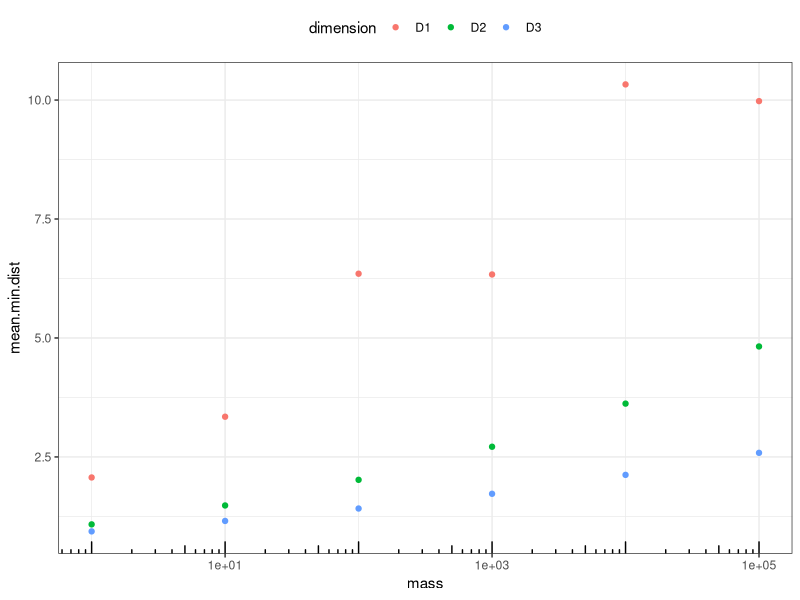
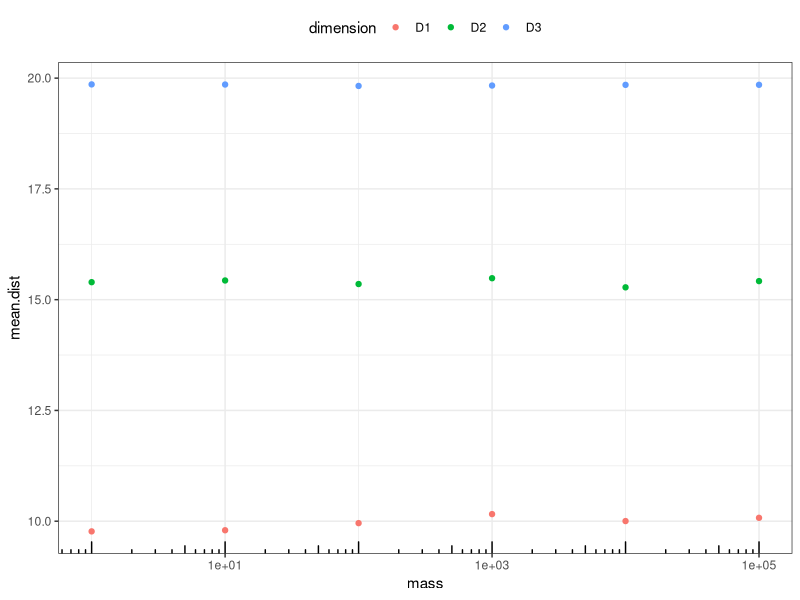

These figures' R source, in order:
require(parallel)
require(ggplot2)

S <- 30 # side dimension
Nmb <- 1000 # number of Mb in cell
Nb <- 100
masses <- c(1, 10, 100, 1000, 10000, 100000)

# Assumption:
# Mb density ~ 0.3*Mass^(-1/4)

mitdens.allometry <- function(m, n) {
  return(ceiling(x = 0.2*m^(-1/4)*n))
}


getMinDist1D <- function(mass, S, Nb, N, Nmb, mitdens.func) {
  R <- 1:(S)
  
  Nm <- mitdens.func(m = mass, n = N)
  
  mean.min.dist.mb <- numeric(length = Nb)
  for(b in 1:Nb) {
    dist.mb <- numeric(length = Nmb)
    cell <- numeric(length = S)
    
    # generate mitochondrion positions
    Im <- sample(x = R, size = Nm, replace = FALSE)
    cell[Im] <- 1
    i.Im <- which(cell == 1, arr.ind = TRUE)
    i.Im <- i.Im + 0.5
    
    # generate myoglobin positions
    Imb <- runif(n = Nmb, min = 1, max = S)
    
    # Mb-specific
    for(j in 1:Nmb) {
      dist.mb[j] <- min(sqrt( (Imb[j]-i.Im)^2 ))
    }
    mean.min.dist.mb[b] <- mean(dist.mb)
  }
  
  return(mean.min.dist.mb)
}

getMeanDist1D <- function(mass, S, Nb, N, Nmb, mitdens.func) {
  R <- 1:(S)
  
  Nm <- mitdens.func(m = mass, n = N)
  
  mean.min.dist.mb <- numeric(length = Nb)
  for(b in 1:Nb) {
    dist.mb <- numeric(length = Nmb)
    cell <- numeric(length = S)
    
    # generate mitochondrion positions
    Im <- sample(x = R, size = Nm, replace = FALSE)
    cell[Im] <- 1
    i.Im <- which(cell == 1, arr.ind = TRUE)
    i.Im <- i.Im + 0.5
    
    # generate myoglobin positions
    Imb <- runif(n = Nmb, min = 1, max = S)
    
    # Mb-specific
    for(j in 1:Nmb) {
      dist.mb[j] <- mean(sqrt( (Imb[j]-i.Im)^2 ))
    }
    mean.min.dist.mb[b] <- mean(dist.mb)
  }
  
  return(mean.min.dist.mb)
}


getMinDist2D <- function(mass, S,  Nb, N, Nmb, mitdens.func) {
  R <- 1:(S^2)
  
  Nm <- mitdens.func(m = mass, n = N)
  cat("Mass:", mass, "; Nm:", Nm, "; Nmb:", Nmb, "\n", sep = ' ')
  
  mean.min.dist.mb <- numeric(length = Nb)
  for(b in 1:Nb) {
    dist.mb <- numeric(length = Nmb)
    
    cell <- matrix(data = 0, nrow = S, ncol = S)
    
    # generate mitochondrion positions
    Im <- sample(x = R, size = Nm, replace = FALSE)
    cell[Im] <- 1
    i.Im <- which(cell == 1, arr.ind = TRUE)
    i.Im <- i.Im - 0.5
    
    
    # generate myoglobin positions
    Imb <- replicate(n = 2, expr = runif(n = Nmb, min = 1, max = S))
    
    # Mb-specific
    for(j in 1:Nmb) {
      dist.mb[j] <- min(sqrt( (Imb[j, 1]-i.Im[, 1])^2 + (Imb[j, 2]-i.Im[, 2])^2 ))
    }
    mean.min.dist.mb[b] <- mean(dist.mb)
  }
  
  return (mean.min.dist.mb)
}

getMeanDist2D <- function(mass, S,  Nb, N, Nmb, mitdens.func) {
  R <- 1:(S^2)
  
  Nm <- mitdens.func(m = mass, n = N)
  cat("Mass:", mass, "; Nm:", Nm, "; Nmb:", Nmb, "\n", sep = ' ')
  
  mean.min.dist.mb <- numeric(length = Nb)
  for(b in 1:Nb) {
    dist.mb <- numeric(length = Nmb)
    
    cell <- matrix(data = 0, nrow = S, ncol = S)
    
    # generate mitochondrion positions
    Im <- sample(x = R, size = Nm, replace = FALSE)
    cell[Im] <- 1
    i.Im <- which(cell == 1, arr.ind = TRUE)
    i.Im <- i.Im - 0.5
    
    
    # generate myoglobin positions
    Imb <- replicate(n = 2, expr = runif(n = Nmb, min = 1, max = S))
    
    # Mb-specific
    for(j in 1:Nmb) {
      dist.mb[j] <- mean(sqrt( (Imb[j, 1]-i.Im[, 1])^2 + (Imb[j, 2]-i.Im[, 2])^2 ))
    }
    mean.min.dist.mb[b] <- mean(dist.mb)
  }
  
  return (mean.min.dist.mb)
}



getMinDist3D <- function(mass, S, Nb, N, Nmb, mitdens.func) {
  R <- 1:(S^3)
  
  Nm <- mitdens.func(m = mass, n = N)
  cat("Mass:", mass, "; Nm:", Nm, "; Nmb:", Nmb, "\n", sep = ' ')
  
  mean.min.dist.mb <- numeric(length = Nb)
  for(b in 1:Nb) {
    dist.mb <- numeric(length = Nmb)
    cell <- array(data = 0, dim = c(S, S, S))
    
    # generate mitochondrion positions
    Im <- sample(x = R, size = Nm, replace = FALSE)
    cell[Im] <- 1
    i.Im <- which(cell == 1, arr.ind = TRUE)
    i.Im <- i.Im - 0.5
    
    # generate myoglobin positions
    Imb <- replicate(n = 3, expr = runif(n = Nmb, min = 0, max = S))
    
    # Mb-specific
    for(j in 1:Nmb) {
      dist.mb[j] <- min(sqrt( (Imb[j, 1]-i.Im[, 1])^2 
                              + (Imb[j, 2]-i.Im[, 2])^2 
                              + (Imb[j, 3]-i.Im[, 3])^2))
    }
    
    # average min distance
    mean.min.dist.mb[b] <- mean(dist.mb)
  }
  return (mean.min.dist.mb)
}

getMeanDist3D <- function(mass, S, Nb, N, Nmb, mitdens.func) {
  R <- 1:(S^3)
  
  Nm <- mitdens.func(m = mass, n = N)
  cat("Mass:", mass, "; Nm:", Nm, "; Nmb:", Nmb, "\n", sep = ' ')
  
  mean.min.dist.mb <- numeric(length = Nb)
  for(b in 1:Nb) {
    dist.mb <- numeric(length = Nmb)
    cell <- array(data = 0, dim = c(S, S, S))
    
    # generate mitochondrion positions
    Im <- sample(x = R, size = Nm, replace = FALSE)
    cell[Im] <- 1
    i.Im <- which(cell == 1, arr.ind = TRUE)
    i.Im <- i.Im - 0.5
    
    # generate myoglobin positions
    Imb <- replicate(n = 3, expr = runif(n = Nmb, min = 0, max = S))
    
    # Mb-specific
    for(j in 1:Nmb) {
      dist.mb[j] <- mean(sqrt( (Imb[j, 1]-i.Im[, 1])^2 
                                        + (Imb[j, 2]-i.Im[, 2])^2 
                                        + (Imb[j, 3]-i.Im[, 3])^2))
    }
    
    # average min distance
    mean.min.dist.mb[b] <- mean(dist.mb)
  }
  return (mean.min.dist.mb)
}


minD1 <- mclapply(X = masses, FUN = getMinDist1D, S = S, Nb = Nb, N = S, 
                  Nmb = Nmb, mitdens.func = mitdens.allometry, mc.cores = 4)
minD2 <- mclapply(X = masses, FUN = getMinDist2D, S = S, Nb = Nb, N = S^2, 
                  Nmb = Nmb, mitdens.func = mitdens.allometry, mc.cores = 4)
minD3 <- mclapply(X = masses, FUN = getMinDist3D, S = S, Nb = Nb, N = S^3, 
                  Nmb = Nmb, mitdens.func = mitdens.allometry, mc.cores = 4)

meanD1 <- mclapply(X = masses, FUN = getMeanDist1D, S = S, Nb = Nb, N = S, 
                   Nmb = Nmb, mitdens.func = mitdens.allometry, mc.cores = 4)
meanD2 <- mclapply(X = masses, FUN = getMeanDist2D, S = S, Nb = Nb, N = S^2, 
                   Nmb = Nmb, mitdens.func = mitdens.allometry, mc.cores = 4)
meanD3 <- mclapply(X = masses, FUN = getMeanDist3D, S = S, Nb = Nb, N = S^3, 
                   Nmb = Nmb, mitdens.func = mitdens.allometry, mc.cores = 4)

minD1 <- unlist(lapply(X = minD1, FUN = mean))
minD2 <- unlist(lapply(X = minD2, FUN = mean))
minD3 <- unlist(lapply(X = minD3, FUN = mean))

meanD1 <- unlist(lapply(X = meanD1, FUN = mean))
meanD2 <- unlist(lapply(X = meanD2, FUN = mean))
meanD3 <- unlist(lapply(X = meanD3, FUN = mean))




summary <- rbind(data.frame(mean.min.dist = minD1, mean.dist = meanD1, dimension = "D1", mass = masses),
                 data.frame(mean.min.dist = minD2, mean.dist = meanD2, dimension = "D2", mass = masses),
                 data.frame(mean.min.dist = minD3, mean.dist = meanD3,  dimension = "D3", mass = masses))


ggplot(data = summary)+
  geom_point(aes(x = mass, y = mean.min.dist, col = dimension))+
  theme_bw()+
  scale_x_log10()+
  theme(legend.position = "top")+
  annotation_logticks(base = 10, sides = "b")


ggplot(data = summary)+
  geom_point(aes(x = mass, y = mean.dist, col = dimension))+
  theme_bw()+
  scale_x_log10()+
  theme(legend.position = "top")+
  annotation_logticks(base = 10, sides = "b")


# coefficients
summary(lm(log10(minD1) ~ log10(masses)))
summary(lm(log10(minD2) ~ log10(masses)))
summary(lm(log10(minD3) ~ log10(masses)))

